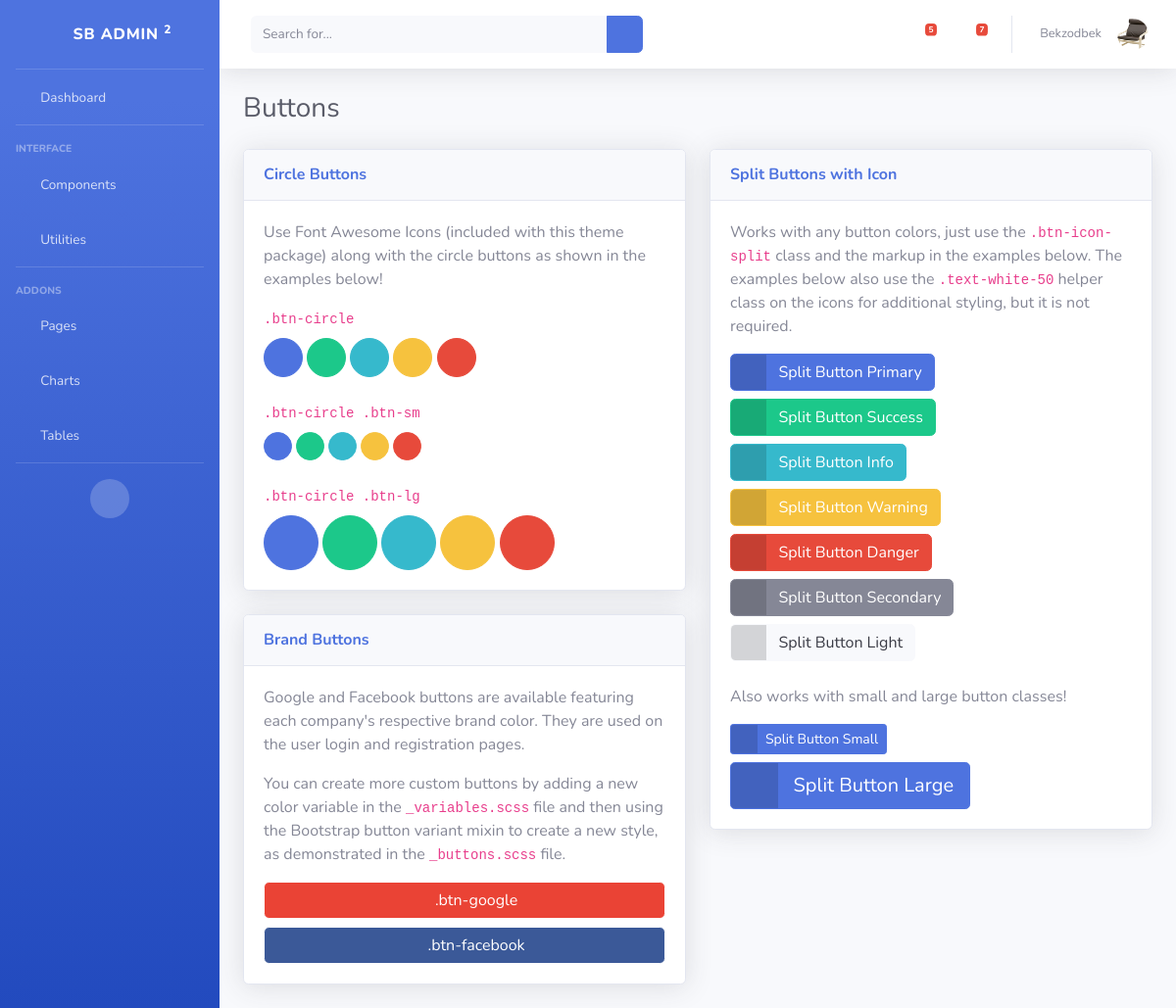
The page /dashboard/buttons/ (signed in) on the database its author committed.
### furnapp/models.py (models this page shows, shortened)
class MyUser(AbstractUser):
    username = None
    email = models.EmailField(unique=True)
    USERNAME_FIELD = 'email'
    REQUIRED_FIELDS = []
    is_organiser = models.BooleanField(default=False)
    is_agent = models.BooleanField(default=False)

class Profile(models.Model):
    class Meta:
        verbose_name = "My Profile"
        verbose_name_plural = "Profile"
    custom_user = models.OneToOneField(MyUser, on_delete=models.CASCADE)
    image = models.ImageField(default="arrivals5.png", upload_to="profile")
    bio = models.CharField(max_length=100, default="bio", null=True, blank=True)
    card_number = models.IntegerField(default=2500, null=True,blank=True)
    address = models.CharField(max_length=200, null=True, blank=True)
    mobile_number = models.IntegerField(default=998931742328, null=True, blank=True)

### dashboard/views.py (the view)
# urls.py: path('buttons/', Buttons.as_view(), name='buttons'),
class Buttons(generic.TemplateView):
   template_name ="dashboard/includes/buttons.html"

### templates/dashboard/includes/buttons.html (shortened to what this page needs)
{% extends 'dashboard/layouts/base.html' %}
{% load static %}
{% block contend %}
                <div class="container-fluid">
                    <h1 class="h3 mb-4 text-gray-800">Buttons</h1>
                    <div class="row">
                        <div class="col-lg-6">
                            <div class="card shadow mb-4">
                                <div class="card-header py-3">
                                    <h6 class="m-0 font-weight-bold text-primary">Circle Buttons</h6>
                                </div>
                                <div class="card-body">
                                    <p>Use Font Awesome Icons (included with this theme package) along with the circle
                                        buttons as shown in the examples below!</p>
                                    <div class="mb-2">
                                        <code>.btn-circle</code>
                                    </div>
                                    <a href="#" class="btn btn-primary btn-circle">
                                        <i class="fab fa-facebook-f"></i>
                                    </a>
                                    <a href="#" class="btn btn-success btn-circle">
                                        <i class="fas fa-check"></i>
                                    </a>
                                    <a href="#" class="btn btn-info btn-circle">
                                        <i class="fas fa-info-circle"></i>
                                    </a>
                                    <a href="#" class="btn btn-warning btn-circle">
                                        <i class="fas fa-exclamation-triangle"></i>
                                    </a>
                                    <a href="#" class="btn btn-danger btn-circle">
                                        <i class="fas fa-trash"></i>
                                    </a>
                                    <div class="mt-4 mb-2">
                                        <code>.btn-circle .btn-sm</code>
                                    </div>
                                    <a href="#" class="btn btn-primary btn-circle btn-sm">
                                        <i class="fab fa-facebook-f"></i>
                                    </a>
                                    <a href="#" class="btn btn-success btn-circle btn-sm">
                                        <i class="fas fa-check"></i>
                                    </a>
                                    <a href="#" class="btn btn-info btn-circle btn-sm">
                                        <i class="fas fa-info-circle"></i>
                                    </a>
                                    <a href="#" class="btn btn-warning btn-circle btn-sm">
                                        <i class="fas fa-exclamation-triangle"></i>
                                    </a>
                                    <a href="#" class="btn btn-danger btn-circle btn-sm">
                                        <i class="fas fa-trash"></i>
                                    </a>
                                    <div class="mt-4 mb-2">
                                        <code>.btn-circle .btn-lg</code>
                                    </div>
                                    <a href="#" class="btn btn-primary btn-circle btn-lg">
                                        <i class="fab fa-facebook-f"></i>
                                    </a>
                                    <a href="#" class="btn btn-success btn-circle btn-lg">
                                        <i class="fas fa-check"></i>
                                    </a>
                                    <a href="#" class="btn btn-info btn-circle btn-lg">
                                        <i class="fas fa-info-circle"></i>
                                    </a>
                                    <a href="#" class="btn btn-warning btn-circle btn-lg">
                                        <i class="fas fa-exclamation-triangle"></i>
                                    </a>
                                    <a href="#" class="btn btn-danger btn-circle btn-lg">
                                        <i class="fas fa-trash"></i>
                                    </a>
                                </div>
                            </div>
                            <div class="card shadow mb-4">
                                <div class="card-header py-3">
                                    <h6 class="m-0 font-weight-bold text-primary">Brand Buttons</h6>
                                </div>
                                <div class="card-body">
                                    <p>Google and Facebook buttons are available featuring each company's respective
                                        brand color. They are used on the user login and registration pages.</p>
                                    <p>You can create more custom buttons by adding a new color variable in the
                                        <code>_variables.scss</code> file and then using the Bootstrap button variant
                                        mixin to create a new style, as demonstrated in the <code>_buttons.scss</code>
                                        file.</p>
                                    <a href="#" class="btn btn-google btn-block"><i class="fab fa-google fa-fw"></i>
                                        .btn-google</a>
                                    <a href="#" class="btn btn-facebook btn-block"><i
                                            class="fab fa-facebook-f fa-fw"></i> .btn-facebook</a>
                                </div>
                            </div>
                        </div>
                        <div class="col-lg-6">
                            <div class="card shadow mb-4">
                                <div class="card-header py-3">
                                    <h6 class="m-0 font-weight-bold text-primary">Split Buttons with Icon</h6>
                                </div>
                                <div class="card-body">
                                    <p>Works with any button colors, just use the <code>.btn-icon-split</code> class and
                                        the markup in the examples below. The examples below also use the
                                        <code>.text-white-50</code> helper class on the icons for additional styling,
                                        but it is not required.</p>
                                    <a href="#" class="btn btn-primary btn-icon-split">
                                        <span class="icon text-white-50">
                                            <i class="fas fa-flag"></i>
                                        </span>
                                        <span class="text">Split Button Primary</span>
                                    </a>
                                    <a href="#" class="btn btn-success btn-icon-split">
                                        <span class="icon text-white-50">
                                            <i class="fas fa-check"></i>
                                        </span>
                                        <span class="text">Split Button Success</span>
                                    </a>
                                    <a href="#" class="btn btn-info btn-icon-split">
                                        <span class="icon text-white-50">
                                            <i class="fas fa-info-circle"></i>
                                        </span>
                                        <span class="text">Split Button Info</span>
                                    </a>
                                    <a href="#" class="btn btn-warning btn-icon-split">
                                        <span class="icon text-white-50">
                                            <i class="fas fa-exclamation-triangle"></i>
                                        </span>
                                        <span class="text">Split Button Warning</span>
                                    </a>
                                    <a href="#" class="btn btn-danger btn-icon-split">
                                        <span class="icon text-white-50">
                                            <i class="fas fa-trash"></i>
                                        </span>
                                        <span class="text">Split Button Danger</span>
                                    </a>
                                    <a href="#" class="btn btn-secondary btn-icon-split">
                                        <span class="icon text-white-50">
                                            <i class="fas fa-arrow-right"></i>
                                        </span>
                                        <span class="text">Split Button Secondary</span>
                                    </a>
                                    <a href="#" class="btn btn-light btn-icon-split">
                                        <span class="icon text-gray-600">
                                            <i class="fas fa-arrow-right"></i>
                                        </span>
                                        <span class="text">Split Button Light</span>
                                    </a>
                                    <p>Also works with small and large button classes!</p>
                                    <a href="#" class="btn btn-primary btn-icon-split btn-sm">
                                        <span class="icon text-white-50">
                                            <i class="fas fa-flag"></i>
                                        </span>
                                        <span class="text">Split Button Small</span>
                                    </a>
                                    <a href="#" class="btn btn-primary btn-icon-split btn-lg">
                                        <span class="icon text-white-50">
                                            <i class="fas fa-flag"></i>
                                        </span>
                                        <span class="text">Split Button Large</span>
                                    </a>
                                </div>
                            </div>
                        </div>
                    </div>
                </div>
{% endblock %}

### templates/dashboard/includes/nav.html (shortened to what this page needs)
{% load static %}
<nav class="navbar navbar-expand navbar-light bg-white topbar mb-4 static-top shadow">
    <form action="{% url 'dashboard:tables' %}" class="d-none d-sm-inline-block form-inline mr-auto ml-md-3 my-2 my-md-0 mw-100 navbar-search">
        <div class="input-group">
            <input type="text" name="user" class="form-control bg-light border-0 small"  placeholder="Search for..."
                aria-label="Search" aria-describedby="basic-addon2">
            <div class="input-group-append">
                <button class="btn btn-primary" type="submit">
                    <i class="fas fa-search fa-sm"></i>
                </button>
            </div>
        </div>
    </form>
    <ul class="navbar-nav ml-auto">
        <li class="nav-item dropdown no-arrow mx-1">
            <a class="nav-link dropdown-toggle" href="#" id="alertsDropdown" role="button"
                data-toggle="dropdown" aria-haspopup="true" aria-expanded="false">
                <i class="fas fa-bell fa-fw"></i>
                <span class="badge badge-danger badge-counter">5 </span>
            </a>
        </li>
        <li class="nav-item dropdown no-arrow mx-1">
            <a class="nav-link dropdown-toggle" href="#" id="messagesDropdown" role="button"
                data-toggle="dropdown" aria-haspopup="true" aria-expanded="false">
                <i class="fas fa-envelope fa-fw"></i>
                <span class="badge badge-danger badge-counter">7</span>
            </a>
        </li>
        <li class="nav-item dropdown no-arrow">
            <a class="nav-link dropdown-toggle" href="#" id="userDropdown" role="button"
                data-toggle="dropdown" aria-haspopup="true" aria-expanded="false">
                <span class="mr-2 d-none d-lg-inline text-gray-600 small">{{ user.first_name}}</span>
                <img class="img-profile rounded-circle" src="{{ user.profile.image.url }}">
            </a>
        </li>
    </ul>
</nav>

### rows shown on the page
MyUser: first_name "Bekzodbek", profile.image (picture)
